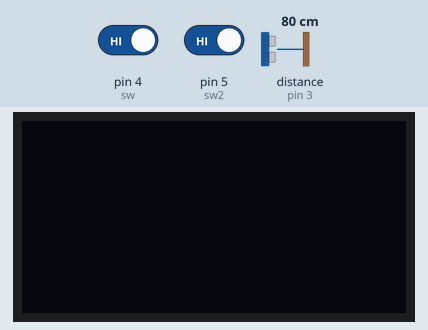
Simulated run of this sketch. Board: Arduino Uno, built with avr-gcc and run on an emulated ATmega328P. On the bench: 128×64 one-colour display. The test bench sets the inputs (shaded band); at power-on: pin 4 (sw) HIGH, pin 5 (sw2) HIGH, distance to the obstacle (sensor on pin 3) 80 cm. The echo pulse lasts 58.3 µs per cm; EEPROM starts erased.

Above: at 1.2 s.
1.3 s: pin 4 (sw) driven LOW and pin 5 (sw2) driven LOW
At 4.2 s:
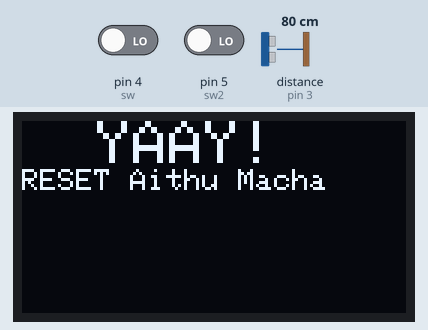
4.3 s: pin 5 (sw2) driven HIGH
At 7.0 s:
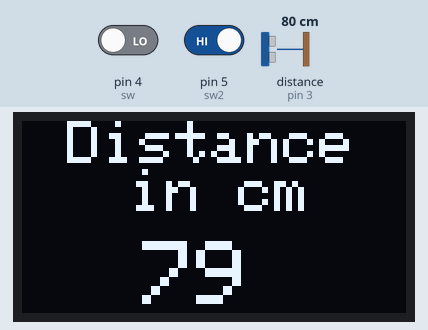
7.3 s: pin 5 (sw2) driven LOW
At 10.7 s:
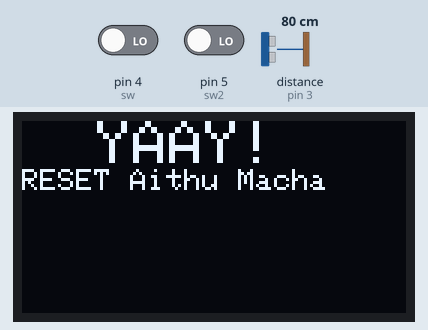
Timing chart, 0 to 12.2 s (numbered marks = the images above; inputs shaded):
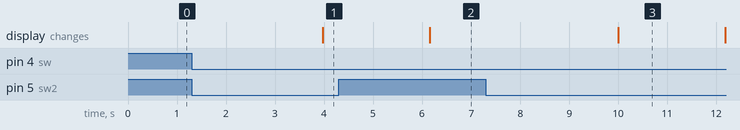

Measured:
- after the input at 1.3 s, the display: changes after 2.7 s (image 1)
- after the input at 4.3 s, the display: changes after 1.9 s (image 2)
- after the input at 7.3 s, the display: changes after 2.7 s (image 3)

The sketch:

OLED_involved_eeprom.ino
```cpp
#include <EEPROM.h>

#include <Adafruit_GFX.h>
#include <Adafruit_SPITFT.h>
#include <Adafruit_SPITFT_Macros.h>
#include <gfxfont.h>

#include <Adafruit_SSD1306.h>
#include <splash.h>

#include <Wire.h>

#define DISP_D1 11      //MOSI is D1  (Master OUT Slave IN)
#define DISP_D0 12      //MISO is D0  (Master IN Slave OUT)
#define DISP_DC 9
#define DISP_RST 10
#define DISP_CS 8

#define DISP_CLM 128
#define DISP_RW 64

#define sw 4
#define sw2 5

#define trigPin 2
#define echoPin 3

int duration , distance;
int ultraDist();
void Odisplay();

int swCount=0;
int swCB=0;
int eepaddr = 0;


Adafruit_SSD1306 display(DISP_CLM, DISP_RW, DISP_D1, DISP_D0, DISP_DC, DISP_RST, DISP_CS);


void setup() {
    pinMode(trigPin, OUTPUT);
    pinMode(echoPin, INPUT);
    pinMode(sw, INPUT_PULLUP);
    pinMode(sw2, INPUT_PULLUP);

    Serial.begin(9600);


    if(!display.begin(SSD1306_SWITCHCAPVCC,0x3C))
    {
      for(;;);
    }


}

void loop() {

  swCB = EEPROM.read(eepaddr);
  swCount=swCB;
  int swBuff = digitalRead(sw);
  int swBuff2= digitalRead(sw2);
  delay(150);
  if((swBuff==0)&& (swCount<10)&& (swBuff2==1))
  {
    Odisplay();
    swCount++;
    EEPROM.write(eepaddr,swCount);
  }
  else
  {
    display.clearDisplay();
    display.display();
  }
  swBuff2= digitalRead(sw2);
     if ( swBuff2==0 )
  {
    delay(500);
    swBuff = digitalRead(sw);
    if(swBuff==0)
    {
      delay(2000);
      EEPROM.write(eepaddr,0);
      //delay(500);
       display.clearDisplay();
      display.setCursor(25,0);
      display.setTextSize(2);
      display.println("YAAY!");

      display.setTextSize(1);
      display.println("RESET Aithu Macha");
      display.display();
      delay(2000);

    }

}
}
int ultraDist ()
{
  digitalWrite(trigPin, LOW);
  delay(2);
  digitalWrite(trigPin, HIGH);
  delayMicroseconds(10);
  digitalWrite(trigPin, LOW);
  int UDuration = pulseIn(echoPin, HIGH);
  int UDistance= UDuration*0.034/2;
  return UDistance;
}

void Odisplay()
{
  display.clearDisplay();
  display.setTextSize(2);
  display.setTextColor(WHITE);
  display.setCursor(15,0);
  display.println("Distance    in cm");
  display.setTextSize(3);
  display.setCursor(40,40);
  distance = ultraDist();
  display.println(distance);
  display.display();
}
```
